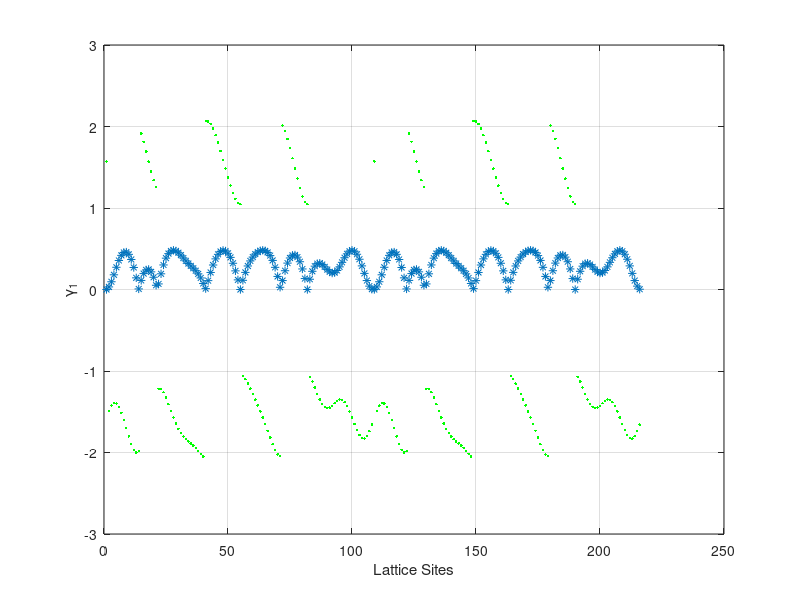
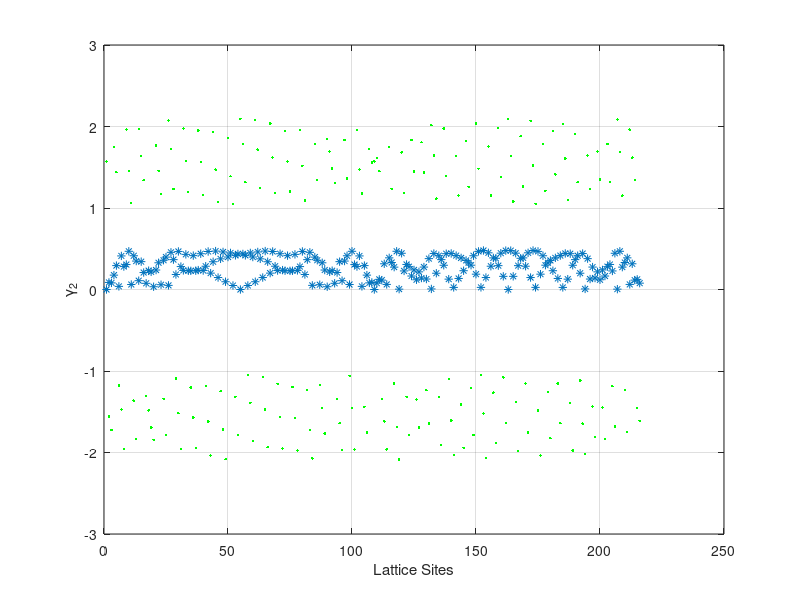

The MATLAB script that drew these images, in order: (Note: this script raises an error after producing the figures.)
% Solutions for the Transmission coefficient and Impedance of the
% Linear Transmission Line Network (LTLN) and the Weighted LTLN.
% (Appendix D of main report.)
clc, close all
dim = 6; dtotal = dim^3; k = 1/2/sqrt(2); a = k*exp(i*pi/4); b = k*exp(-i*pi/4);
cv1 = [ a b zeros(1, dim-2) b a zeros(1, dtotal-dim-2)];
cv2 = [zeros(1,dim^2) -b a zeros(1, dim-2) -a b zeros(1, dtotal-dim^2-dim-2)];
cv3 = [-a b zeros(1, dim-2) -b a zeros(1, dtotal-dim-2)];
cv4 = [zeros(1,dim^2) b a zeros(1, dim-2) a b zeros(1, dtotal-dim^2-dim-2)];
L1 = fft(cv1);L2 = fft(cv2);L3 = fft(cv3);L4 = fft(cv4);
LL1 = L1.*L3; LL2 = L4.*L3;
figure(1),plot(real(acosh(L1.*L3)),'*'), hold on 
plot(imag(acosh(LL1)),'.g') 
grid, xlabel 'Lattice Sites', ylabel '\gamma_1',  hold off
figure(2),plot(real(acosh(L4.*L3)),'*'), hold on 
plot(imag(acosh(LL2)),'.g') 
grid, xlabel 'Lattice Sites', ylabel '\gamma_2', hold off

A = LL1.^2 - 1; B = LL2.^2 - 1;
C1 = (L1.^2 + L3.^2)./sqrt(A); C2 = (L3.^2 + L4.^2).*sqrt(B);
D = A - B - C1.*C2;G = B.*C1;
Sol = solve('k1*x^2+k2*x+k3');
Z1 = zeros(1, dtotal);Z2 = Z1; 
for i=1:dtotal
    k1 = C1(i);k2 = D(i);k3 = G(i);
    w = eval(Sol); Z1(i) = w(1);Z2(i) = w(2);
end
figure(3), plot(real(Z1),'*'), hold on, plot(imag(Z2),'.g') 
grid, xlabel 'Lattice Sites', ylabel 'Z_1',  hold off
figure(4), plot(real(Z2),'*'), hold on, plot(imag(Z2),'.g') 
grid, xlabel 'Lattice Sites', ylabel 'Z_2',  hold off

g = 0.1; Z =1/2; % Typical test values
Tinv = [ cosh(g) -Z*sinh(g); -sinh(g)/Z cosh(g) ];
M11 = LL1 + LL2; M22 = M11; 
M12 = C1.*sqrt(A); M21 = C2./sqrt(B);
for i=1:dtotal
    M = [ M11(i) M12(i); M21(i) M22(i) ]; WM = Tinv*M; 
    w11(i) = WM(1,1); w12(i) = WM(1,2); w21(i) = WM(2,1); w22(i) = WM(2,2);
end
figure(5), plot(real(w11),'*'), hold on, plot(imag(w11),'.g') 
grid, xlabel 'Lattice Sites', ylabel 'W_{11}',  hold off
figure(6), plot(real(w12),'*'), hold on, plot(imag(w12),'.g') 
grid, xlabel 'Lattice Sites', ylabel 'W_{12}',  hold off
figure(7), plot(real(w21),'*'), hold on, plot(imag(w21),'.g') 
grid, xlabel 'Lattice Sites', ylabel 'W_{21}',  hold off
figure(8), plot(real(w22),'*'), hold on, plot(imag(w22),'.g') 
grid, xlabel 'Lattice Sites', ylabel 'W_{22}',  hold off
